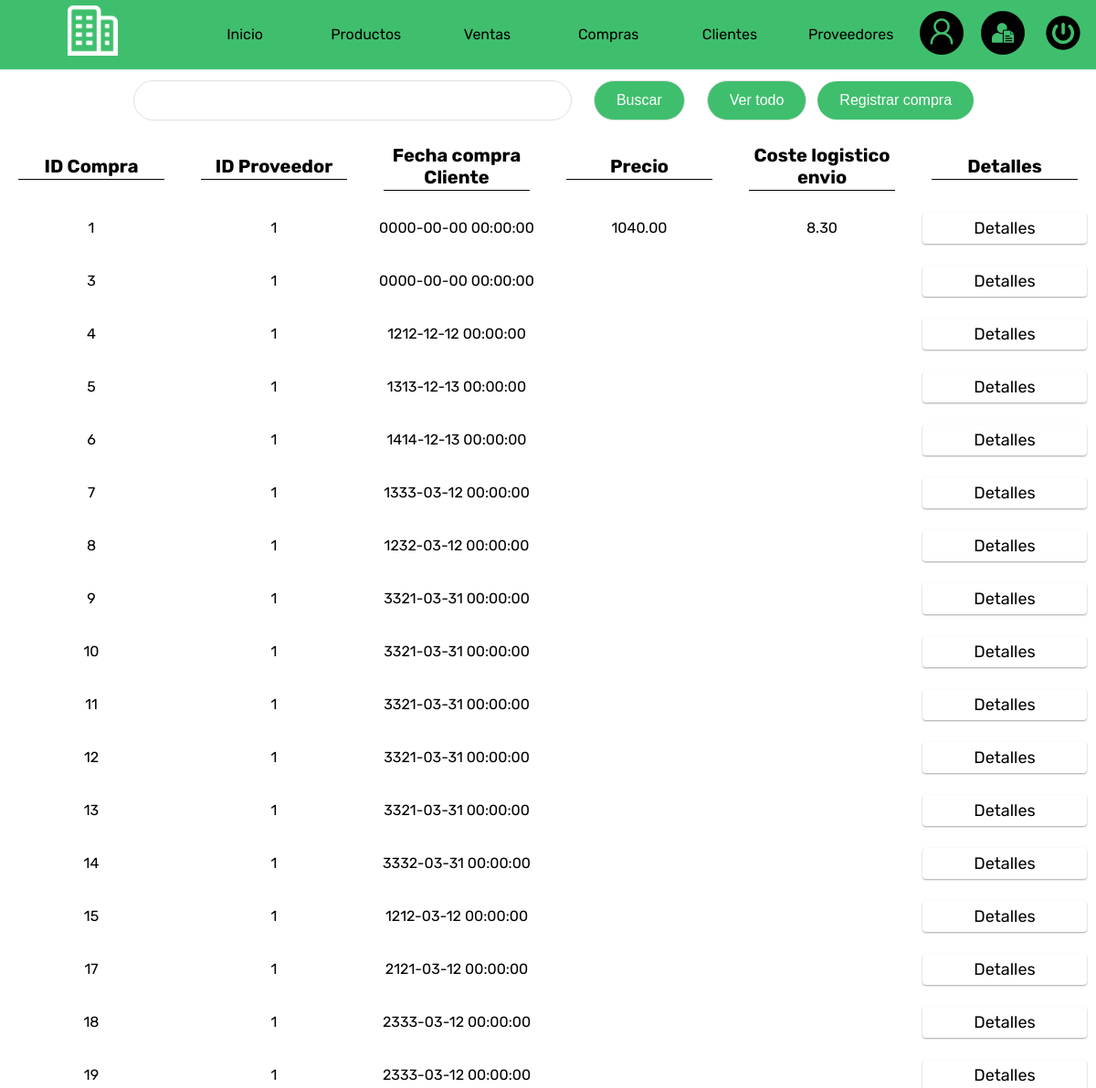
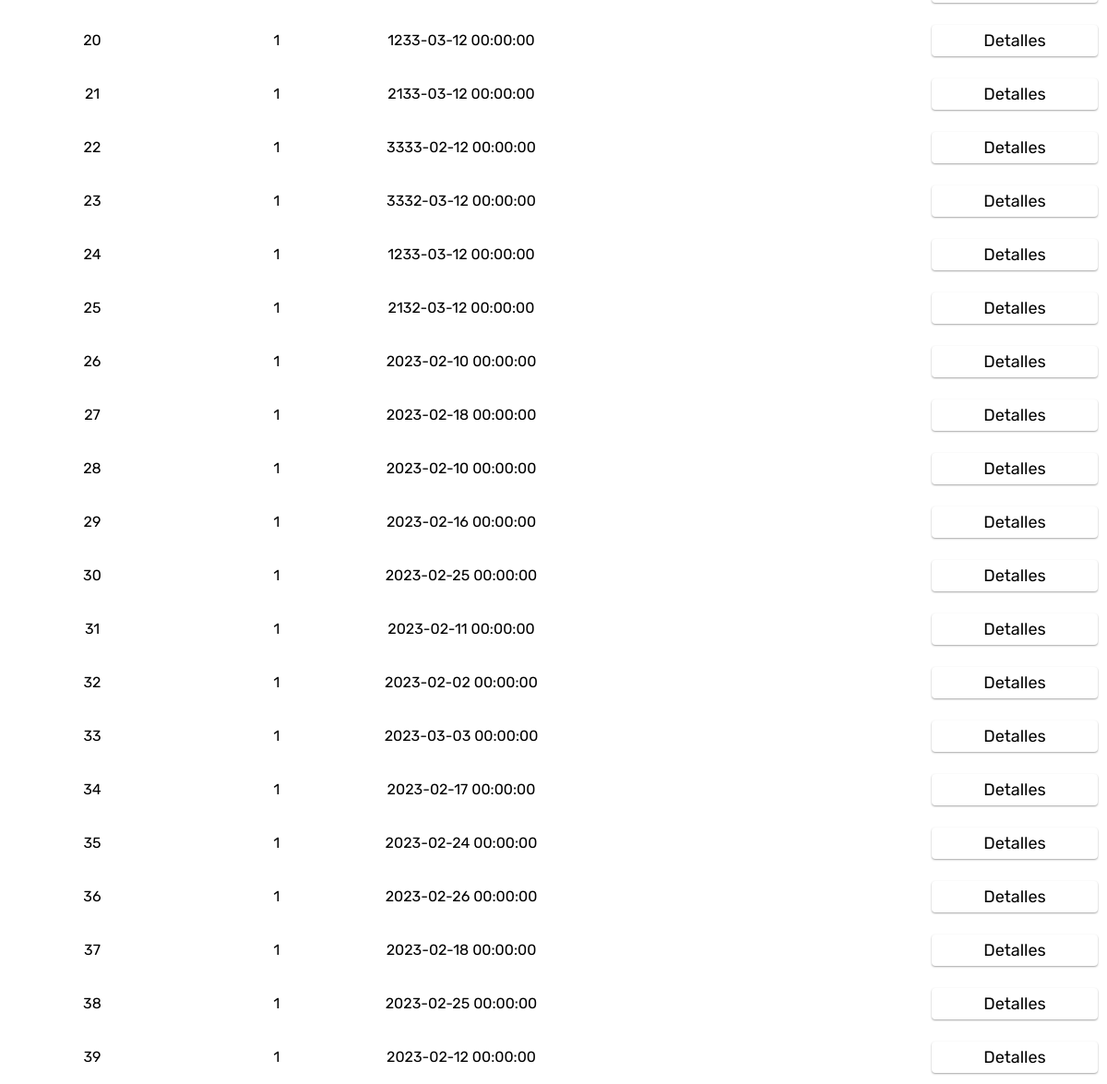
The page /compras.php (signed in) on the database its author committed (2 pictures, top to bottom).
### tables this page shows
CREATE TABLE `compras` (
  `id_compra` int(6) NOT NULL,
  `id_proveedor` int(3) DEFAULT NULL,
  `fecha_compra` datetime DEFAULT NULL,
  `precio` decimal(9,2) DEFAULT NULL,
  `coste_logistico` decimal(6,2) DEFAULT NULL
);

### Db/Con1Db.php (called while the page is built)
<?php
class Connection
{
    public static function conn1()
    {
        $mysqli = new mysqli('localhost', 'root','', 'erp');
        if($mysqli->connect_errno)
        {
            printf("Error en la conexion: %s\n", $mysqli->coneect_errno);
        }
        else
        {
            $mysqli->set_charset('utf8');
            return $mysqli;
        }
    }
}
?>

### Models/Datos1Model.php (called while the page is built, shortened)
<?php
class Datos
{
    private $mysqli;
    private $data;
    public function __construct()
    {
        $this->mysqli= Connection::conn1();
        $this->data=array();
    }
    public function getData1($sql)
    {
        $result = $this->mysqli->query($sql);
        while($rows=$result->fetch_object())
        {
            $this->data[]=$rows;
        }
        return $this->data;
    }
}
?>

### Controllers/ComprasController1.php (the view)
<?php
if(file_exists("../Db/Con1Db.php"))
{
    require_once "../Db/Con1Db.php";
    require_once "../Models/Datos1Model.php";
}
elseif(file_exists("Db/Con1Db.php"))
{
    require_once "Db/Con1Db.php";
    require_once "Models/Datos1Model.php";
}
$objData = new Datos;
$buscaproducto = "select * from compras";
$data = $objData->getData1($buscaproducto);
if(empty($data))
{
    echo"
    <div class='bloque1'>
    No hay datos
    </div>
    ";
}else{
    echo"
    <div class='bloque0'>
    <div class='bloque1'><h1 class='border'>ID Compra</h1></div>
    <div class='bloque1'><h1 class='border'>ID Proveedor</h1></div>
    <div class='bloque1'><h1 class='border'>Fecha compra Cliente</h1></div>
    <div class='bloque1'><h1 class='border'>Precio</h1></div>
    <div class='bloque1'><h1 class='border'>Coste logistico envio</h1></div>
    <div class='bloque1'><h1 class='border'>Detalles</h1></div>
    </div>
    ";
    foreach($data as $row)
    {
        echo"
        <div class='bloque0'>
            <div class='bloque1'>$row->id_compra</div>
            <div class='bloque1'>$row->id_proveedor</div>
            <div class='bloque1'>$row->fecha_compra</div>
            <div class='bloque1'>$row->precio</div>
            <div class='bloque1'>$row->coste_logistico</div>
            <div class='bloque1'><a href='detalles_compra.php?idCompra=$row->id_compra' class='enlaces2'>Detalles</a></div>
        </div>
        ";
    }
}
?>

### Assets/css/style.css (style rules this page uses)
* { padding: 0; margin: 0; box-sizing: border-box; font-family: 'Rubik', sans-serif; text-align: center; }
.enlaces2 { box-shadow: 0px 1px 2px 0px #0000005a; color: black; font-size: large; text-decoration: none; padding: 3%; border-radius: 4px; width: 100%; margin-right: 5%; margin-left: 5%; }
.bloque0 { display: flex; flex-direction: row; align-items: center; justify-content: center; width: 100%; padding: 1% 0; }
.bloque1 { display: flex; flex-direction: row; align-items: center; justify-content: center; width: 100%; }
.border { border-bottom: 1px solid black; padding: 1% 0; width: 80%; margin: 0 auto; }
h1.border { font-size: 2.5vh; text-align: center; }

### rows shown on the page
compras: id_compra "1", id_proveedor "1", fecha_compra "0000-00-00 00:00:00", precio "1040.00", coste_logistico "8.30"
compras: id_compra "3", id_proveedor "1", fecha_compra "0000-00-00 00:00:00"
compras: id_compra "4", id_proveedor "1", fecha_compra "1212-12-12 00:00:00"
compras: id_compra "5", id_proveedor "1", fecha_compra "1313-12-13 00:00:00"
compras: id_compra "6", id_proveedor "1", fecha_compra "1414-12-13 00:00:00"
compras: id_compra "7", id_proveedor "1", fecha_compra "1333-03-12 00:00:00"
compras: id_compra "8", id_proveedor "1", fecha_compra "1232-03-12 00:00:00"
compras: id_compra "9", id_proveedor "1", fecha_compra "3321-03-31 00:00:00"
compras: id_compra "10", id_proveedor "1", fecha_compra "3321-03-31 00:00:00"
compras: id_compra "11", id_proveedor "1", fecha_compra "3321-03-31 00:00:00"
compras: id_compra "12", id_proveedor "1", fecha_compra "3321-03-31 00:00:00"
compras: id_compra "13", id_proveedor "1", fecha_compra "3321-03-31 00:00:00"
compras: id_compra "14", id_proveedor "1", fecha_compra "3332-03-31 00:00:00"
compras: id_compra "15", id_proveedor "1", fecha_compra "1212-03-12 00:00:00"
compras: id_compra "17", id_proveedor "1", fecha_compra "2121-03-12 00:00:00"
compras: id_compra "18", id_proveedor "1", fecha_compra "2333-03-12 00:00:00"
compras: id_compra "19", id_proveedor "1", fecha_compra "2333-03-12 00:00:00"
compras: id_compra "20", id_proveedor "1", fecha_compra "1233-03-12 00:00:00"
compras: id_compra "21", id_proveedor "1", fecha_compra "2133-03-12 00:00:00"
compras: id_compra "22", id_proveedor "1", fecha_compra "3333-02-12 00:00:00"
compras: id_compra "23", id_proveedor "1", fecha_compra "3332-03-12 00:00:00"
compras: id_compra "24", id_proveedor "1", fecha_compra "1233-03-12 00:00:00"
compras: id_compra "25", id_proveedor "1", fecha_compra "2132-03-12 00:00:00"
compras: id_compra "26", id_proveedor "1", fecha_compra "2023-02-10 00:00:00"
compras: id_compra "27", id_proveedor "1", fecha_compra "2023-02-18 00:00:00"
compras: id_compra "28", id_proveedor "1", fecha_compra "2023-02-10 00:00:00"
compras: id_compra "29", id_proveedor "1", fecha_compra "2023-02-16 00:00:00"
compras: id_compra "30", id_proveedor "1", fecha_compra "2023-02-25 00:00:00"
compras: id_compra "31", id_proveedor "1", fecha_compra "2023-02-11 00:00:00"
compras: id_compra "32", id_proveedor "1", fecha_compra "2023-02-02 00:00:00"
compras: id_compra "33", id_proveedor "1", fecha_compra "2023-03-03 00:00:00"
compras: id_compra "34", id_proveedor "1", fecha_compra "2023-02-17 00:00:00"
compras: id_compra "35", id_proveedor "1", fecha_compra "2023-02-24 00:00:00"
compras: id_compra "36", id_proveedor "1", fecha_compra "2023-02-26 00:00:00"
compras: id_compra "37", id_proveedor "1", fecha_compra "2023-02-18 00:00:00"
compras: id_compra "38", id_proveedor "1", fecha_compra "2023-02-25 00:00:00"
compras: id_compra "39", id_proveedor "1", fecha_compra "2023-02-12 00:00:00"
